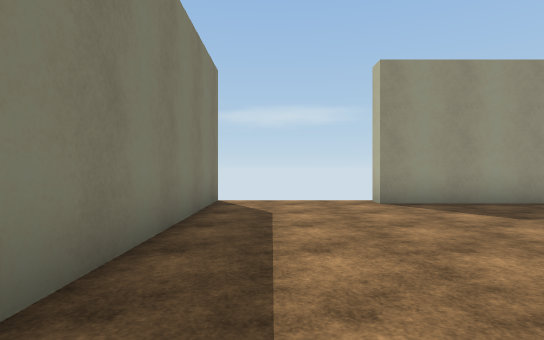
view 1 (above)

24 first-person views from a walk through a 3-D level made in the Unity game engine. The camera is 1.4 m above the floor, looks level and sees 80° across. The floor is counted in squares, 2 m on a side. Each view is taken from the middle of a square. On the plan, view 1 faces up. The plan holds only what a view shows up to about 10 squares ahead; the rest is blank. The place goes on beyond the plan. Surface patterns are stand-ins for the level's own textures.

view 2
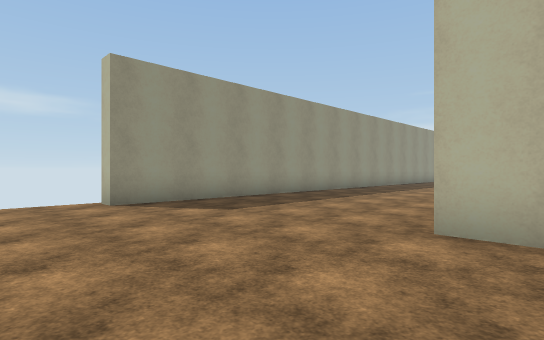

view 3
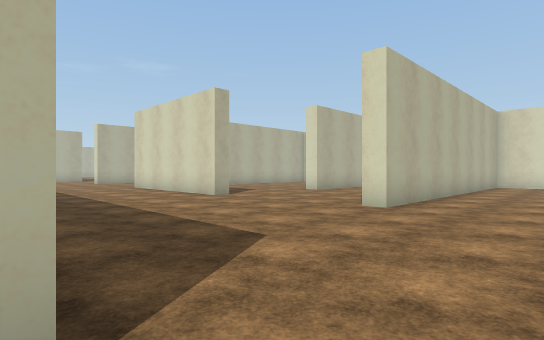

view 4
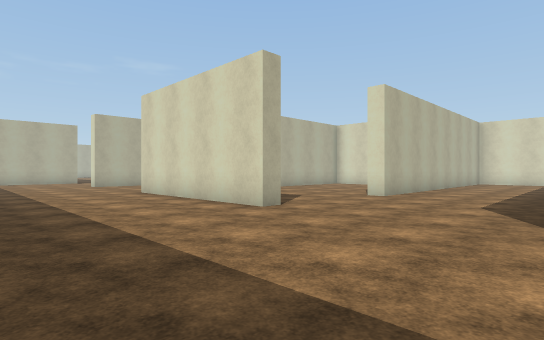

view 5
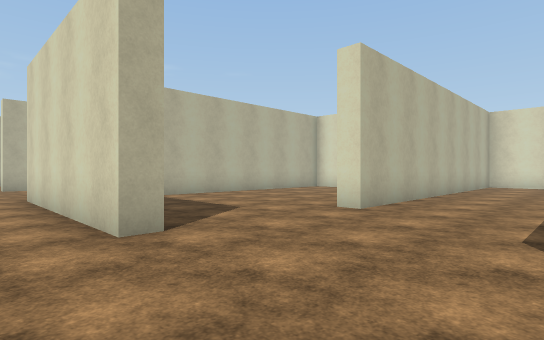

view 6
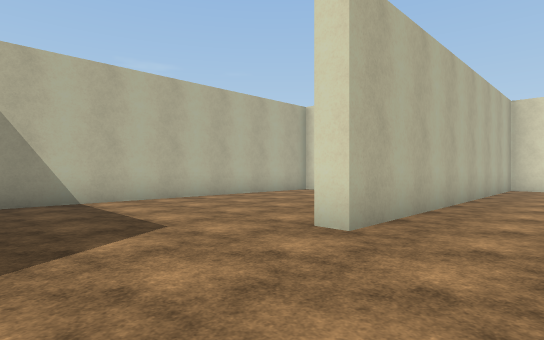

view 7
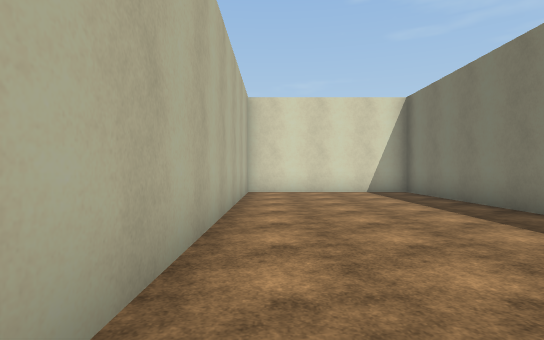

view 8
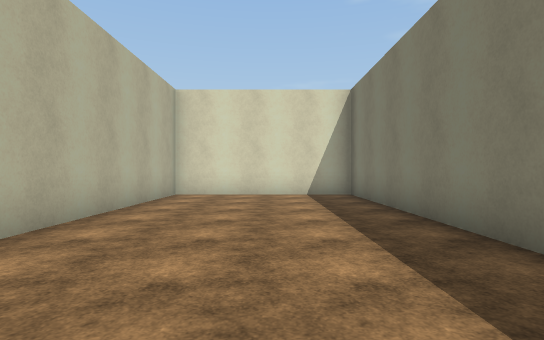

view 9
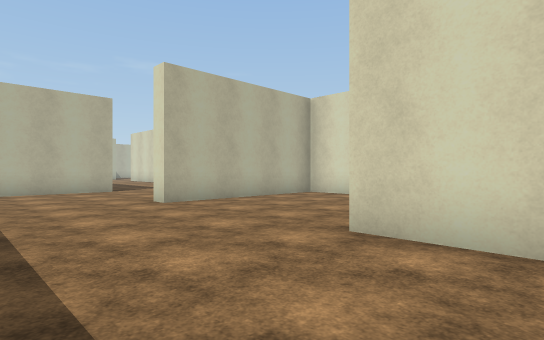

view 10
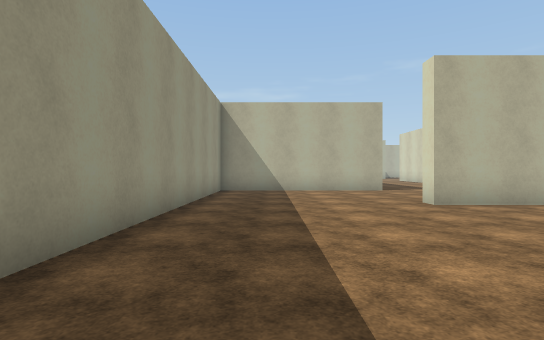

view 11
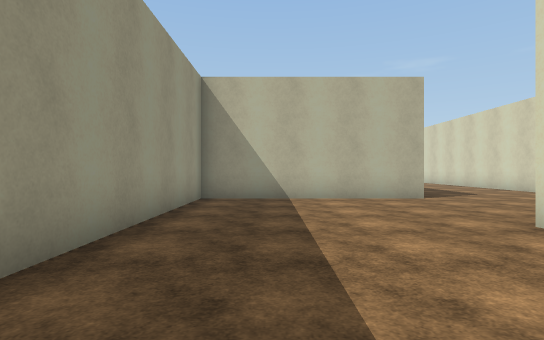

view 12
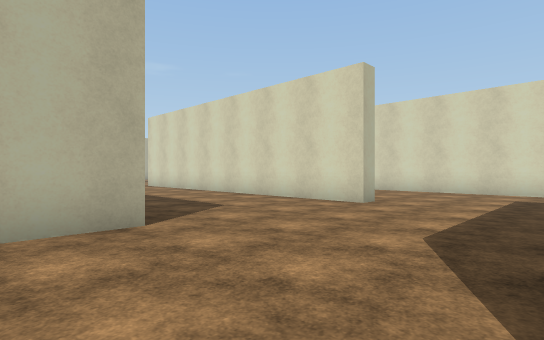

view 13
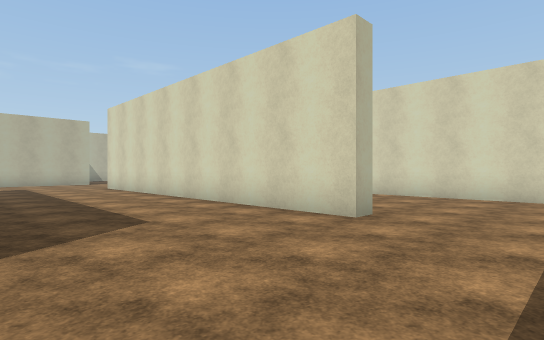

view 14
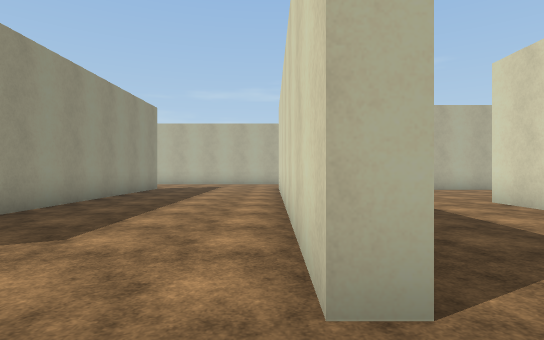

view 15
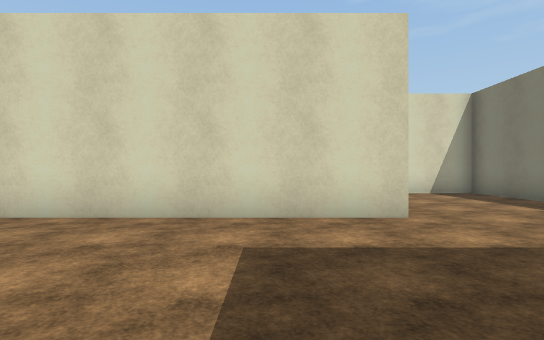

view 16
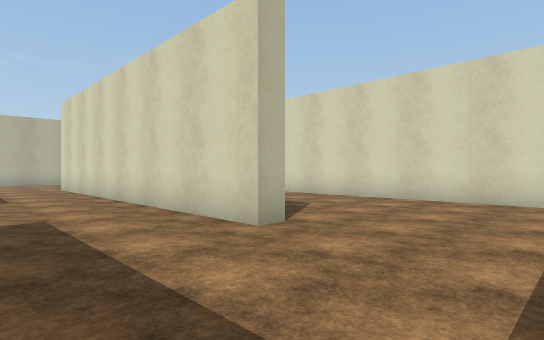

view 17
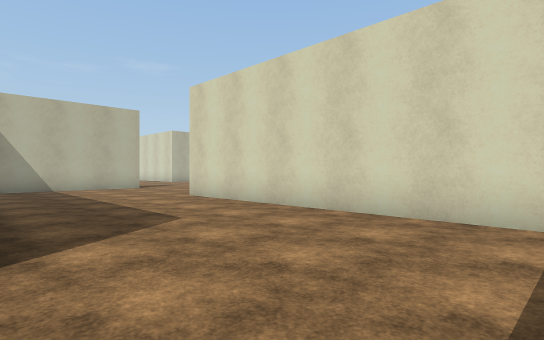

view 18
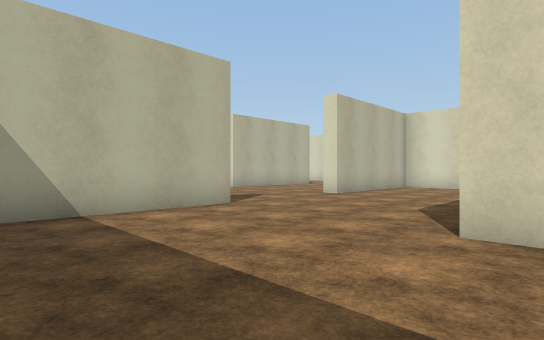

view 19
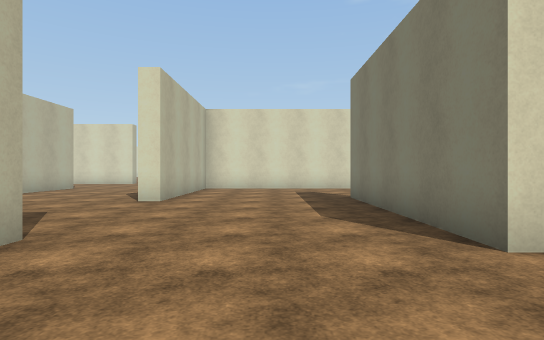

view 20
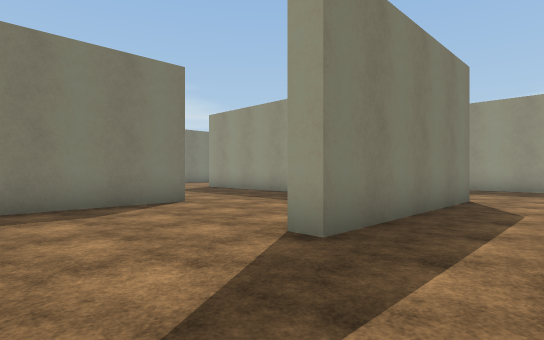

view 21
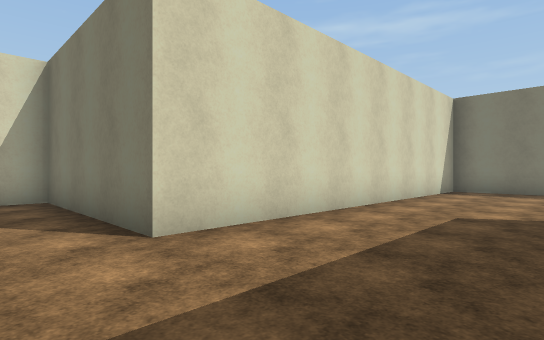

view 22
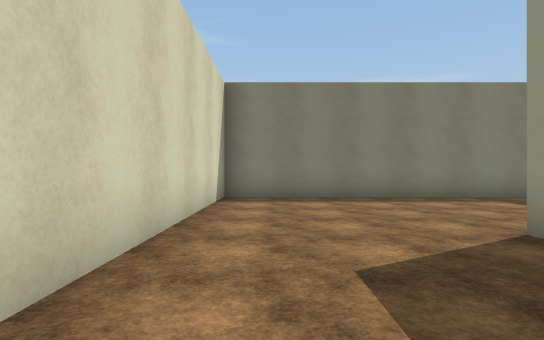

view 23
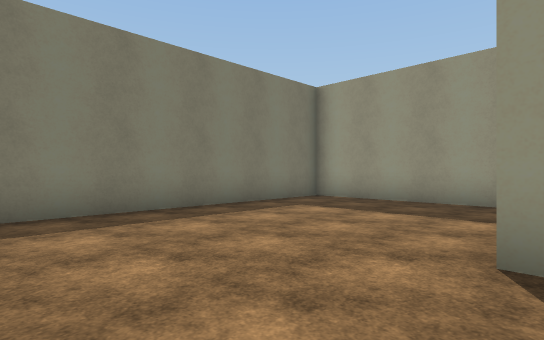

view 24
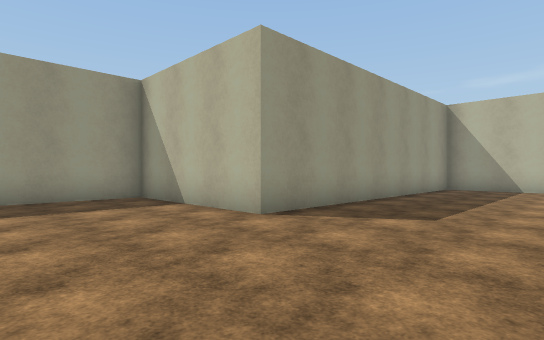

### Floor plan
Points are (right, up) in squares from view 1. A wall is a line through its corners. A room is listed if a view was taken in it or the views show most of it. See-through windows are left out.
Room 1 (views 1, 2, 3, 4, 5, 6, 7, 8, 9, 10, 11, 12, 13, 14, 15, 16, 17, 18, 19, 20, 21, 22, 23, 24)
walls: (14, -10.1) (14, -12.8) (23, -12.8) (23, -18.2) (22.5, -18.2); (13.5, -5.8) (13.5, 0.4); (18, -8.2) (18, -7.8) (28, -7.8); (17, -3.3) (18, -3.3); (18.5, -2.8) (18.5, 1.7) (19, 1.7); (20.5, -13.3) (13.5, -13.3) (13.5, -8.7) (8.5, -8.7) (8.5, -17.2) (18.5, -17.2) (18.5, -21.5); (8, -11.1) (8, -2.3) (8.5, -2.3); (22.5, -3.8) (22.5, -3.3) (31, -3.3); (22.5, -16) (22.5, -15.2); (8.5, 1.1) (8.5, 1.7) (14, 1.7); (23, 1.2) (23, 6.7) (14, 6.7); (27.5, -13.2) (27.5, -9); (7.4, 6.7) (2.2, 6.7) (2.2, 7.2); (27.5, -20) (27.5, -17.2) (28, -17.2); (-1.3, -1.6) (-1.3, -8.3) (3.7, -8.3) (3.7, 1.2) (4.2, 1.2); (31, 1.2) (26, 1.2); (-1.3, 7.5) (-1.3, 1.4)

Positions as (right, up) in squares from view 1, and headings:
1: (0, 0), facing up
2: (0, 0), facing up-right
3: (1, 7), facing down-right
4: (4, 6), facing down-right
5: (5, 3), facing down-right
6: (6, 1), facing down-right
7: (3, 2), facing down
8: (1, 1), facing down
9: (12, 5), facing down-right
10: (12, 5), facing right
11: (15, 5), facing right
12: (19, 3), facing down-right
13: (20, 1), facing down-right
14: (21, -3), facing right
15: (20, -3), facing down
16: (15, -5), facing down-right
17: (15, -8), facing down-right
18: (22, -9), facing down-right
19: (25, -10), facing down
20: (25, -21), facing up-left
21: (20, -14), facing down-left
22: (17, -16), facing left
23: (14, -16), facing up-left
24: (10, -17), facing up-right
